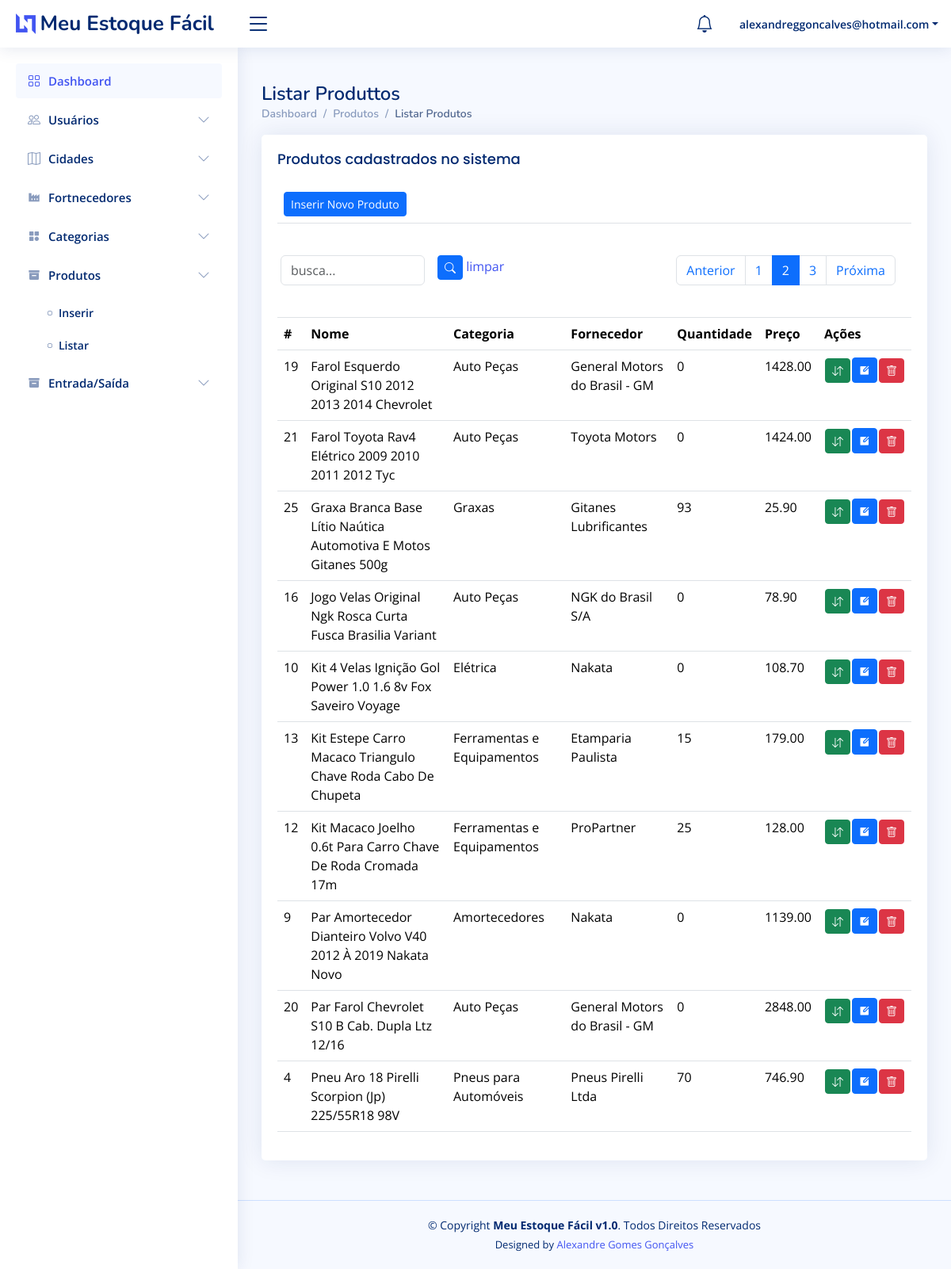
Page /produto/listarProdutos/?page=2&busca= (signed in) on the earlier database version.
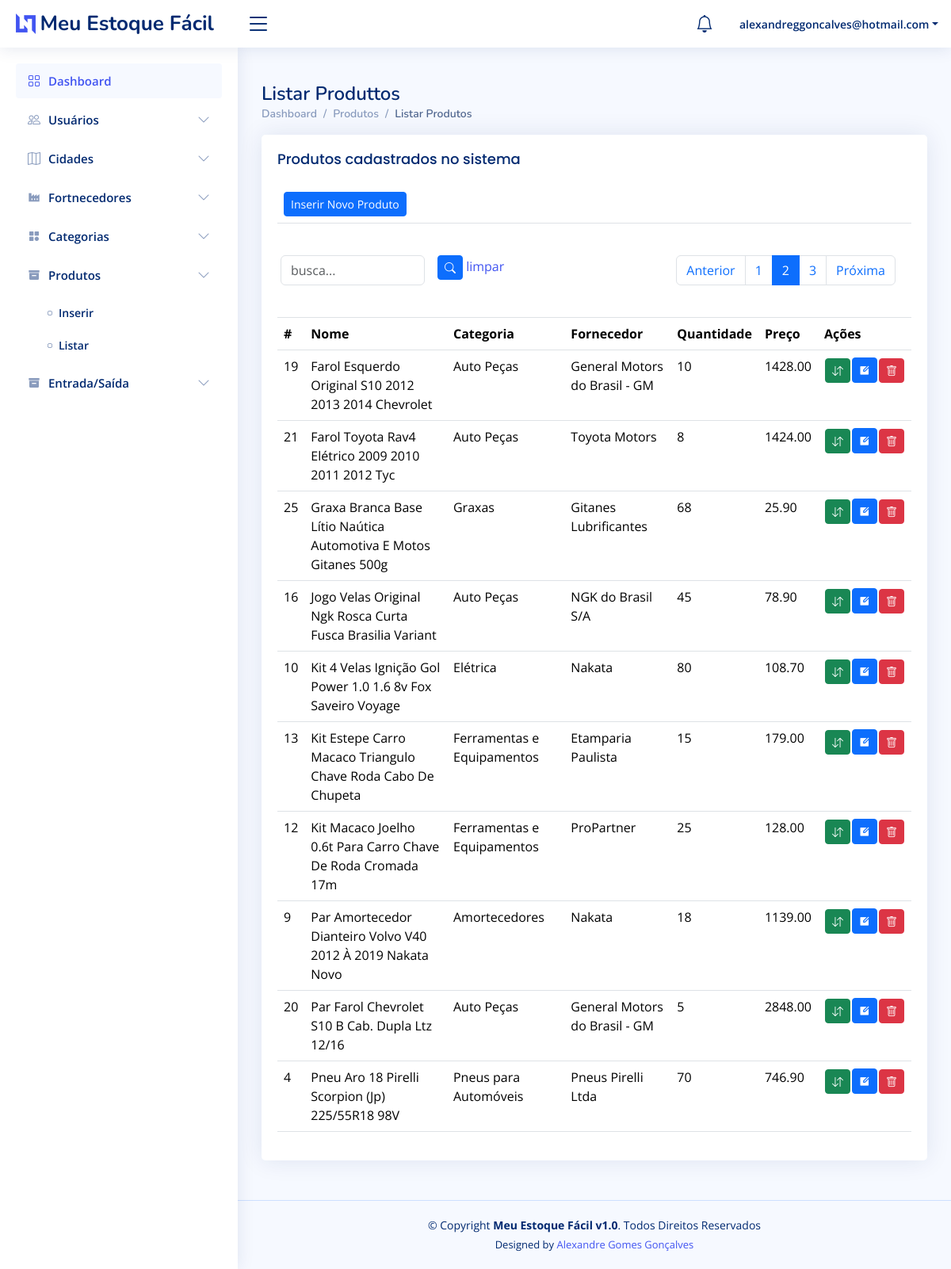
Same page on the later database version.
### produto/models.py (models this page shows, shortened)
class Produto(models.Model):
    idProduto       = models.AutoField(primary_key=True)
    idCategoria     = models.ForeignKey(Categoria, blank=False, null=False, on_delete=models.CASCADE)
    idFornecedor    = models.ForeignKey(Fornecedor, blank=False, null=False, on_delete=models.CASCADE)
    nomeProduto     = models.CharField(max_length=255, blank=False, null=False)
    quantidade      = models.IntegerField(default=0, blank=True, null=True)
    preco           = models.DecimalField(default=0, max_digits=10, decimal_places=2)
    dataValidade    = models.DateField(db_default=date.today(),blank=True, null=True)
    descricao       = models.TextField(blank=True, null=True)
    codigoDeBarras  = models.CharField(max_length=255, blank=True, null=True)
    dataEntrada     = models.DateField(auto_now_add=True)
    created_at      = models.DateTimeField(auto_now_add=True)
    updated_at      = models.DateTimeField(auto_now=True)
    class Meta:
        ordering = ['-nomeProduto']

### categoria/models.py (models this page shows, shortened)
class Categoria(models.Model):
    idCategoria     = models.AutoField(primary_key=True)
    nomeCategoria   = models.CharField(max_length=255)
    created_at      = models.DateTimeField(auto_now_add=True)
    updated_at      = models.DateTimeField(auto_now=True)
    class Meta:
        ordering = ['-nomeCategoria']
    def __str__(self):
        return self.nomeCategoria

### fornecedor/models.py (models this page shows, shortened)
class Fornecedor(models.Model):
    idFornecedor    = models.AutoField(primary_key=True)
    nomeFornecedor  = models.CharField(max_length=255)
    idCidade        = models.ForeignKey(Cidade, blank=True, null=True, on_delete=models.CASCADE)
    created_at      = models.DateTimeField(auto_now_add=True)
    updated_at      = models.DateTimeField(auto_now=True)
    class Meta:
        ordering = ['-nomeFornecedor']
    def __str__(self):
        return self.nomeFornecedor

### produto/views.py (the view)
# urls.py: path('listarProdutos/', views.listarProdutos, name='listarProdutos'),
@login_required(login_url='/sistema/login/')
def listarProdutos(request):
    if request.method == 'POST':
        Produto.objects.filter(idProduto=request.POST.get('idProduto')).delete()
        return redirect('listarProdutos')
    busca = request.GET.get('busca')
    if busca:
        produtos = Produto.objects.filter(nomeProduto__icontains=busca).order_by('nomeProduto')
    else:
        produtos = Produto.objects.all().order_by('nomeProduto')
    produto_paginator = Paginator(produtos, 10)
    page_num = request.GET.get('page')
    page = produto_paginator.get_page(page_num)
    return render(request, 'listarProdutos.html', {'page': page})

### produto/templates/listarProdutos.html (shortened to what the changed rows need)
{% extends 'base.html' %}
{% load static %}
{% block content %}
    <main id="main" class="main">
        <div class="pagetitle">
            <h1>Listar Produttos</h1>
        </div>
        <section class="section">
            <div class="row">
                <div class="col-lg-12">
                    <div class="card">
                        <div class="card-body">
                            <table class="table table-hover">
                                <thead>
                                    <tr>
                                        <td colspan="7">
                                            <a href="/produto/inserirProduto">
                                            </a>
                                        </td>
                                    </tr>
                                    <tr>
                                        <td colspan="7">
                                            <div class="row mb-3">
                                                </div>
                                            </div>
                                    <tr>
                                        <th scope="col">#</th>
                                        <th scope="col">Nome</th>
                                        <th scope="col">Categoria</th>
                                        <th scope="col">Fornecedor</th>
                                        <th scope="col">Quantidade</th>
                                        <th scope="col">Preço</th>
                                        <th>Ações</th>
                                    </tr>
                                <tbody>
                                    {% for produto in page.object_list %}
                                    <tr>
                                        <td scope="col">{{produto.idProduto}}</td>
                                        <td scope="col">{{produto.nomeProduto}}</td>
                                        <td scope="col">{{produto.idCategoria}}</td>
                                        <td scope="col">{{produto.idFornecedor}}</td>
                                        <td scope="col">{{produto.quantidade}}</td>
                                        <td scope="col">{{produto.preco}}</td>
                                        <td>
                                            <table>
                                                <tr>
                                                    <td>
                                                        <a href="#">
                                                            <button class="btn btn-sm btn-success" alt="editar"><i class="bi bi-arrow-down-up" data-bs-toggle="tooltip" data-bs-placement="bottom" title="Registrar Entrada/Saída" onClick="entradaSaida('{{produto.codigoDeBarras}}')"></i></button>
                                                        </a>
                                                    </td>
                                                    <td>
                                                        <a href="/produto/editarProduto/{{produto.idProduto}}?id={{produto.idProduto}}">
                                                            <button class="btn btn-sm btn-primary" alt="editar"><i class="ri-edit-box-fill" data-bs-toggle="tooltip"></i></button>
                                                        </a>
                                                    </td>
                                                    <td>
                                                        <form action="" method="post">
                                                            <button type="button" class="btn btn-danger btn-sm" data-bs-toggle="modal" data-bs-target="#delete{{produto.idProduto}}"><i class="bi bi-trash"></i></button>
                                                        </form>
                                                    </td>
                                                </tr>
                                            </table>
                                        </td>
                                    </tr>
                                    {% endfor %}
                                </tbody>
                        </div>
                    </div>
                </div>
        </section>
    </main>
{% endblock %}

Differences in the rows shown:
changed Produto "Farol Esquerdo Original S10 2012 2013 2014 Chevrolet": quantidade "0" → "10"
changed Produto "Farol Toyota Rav4 Elétrico 2009 2010 2011 2012 Tyc": quantidade "0" → "8"
changed Produto "Graxa Branca Base Lítio Naútica Automotiva E Motos Gitanes 500g": quantidade "93" → "68"
changed Produto "Jogo Velas Original Ngk Rosca Curta Fusca Brasilia Variant": quantidade "0" → "45"
changed Produto "Kit 4 Velas Ignição Gol Power 1.0 1.6 8v Fox Saveiro Voyage": quantidade "0" → "80"
changed Produto "Par Amortecedor Dianteiro Volvo V40 2012 À 2019 Nakata Novo": quantidade "0" → "18"
changed Produto "Par Farol Chevrolet S10 B Cab. Dupla Ltz 12/16": quantidade "0" → "5"
